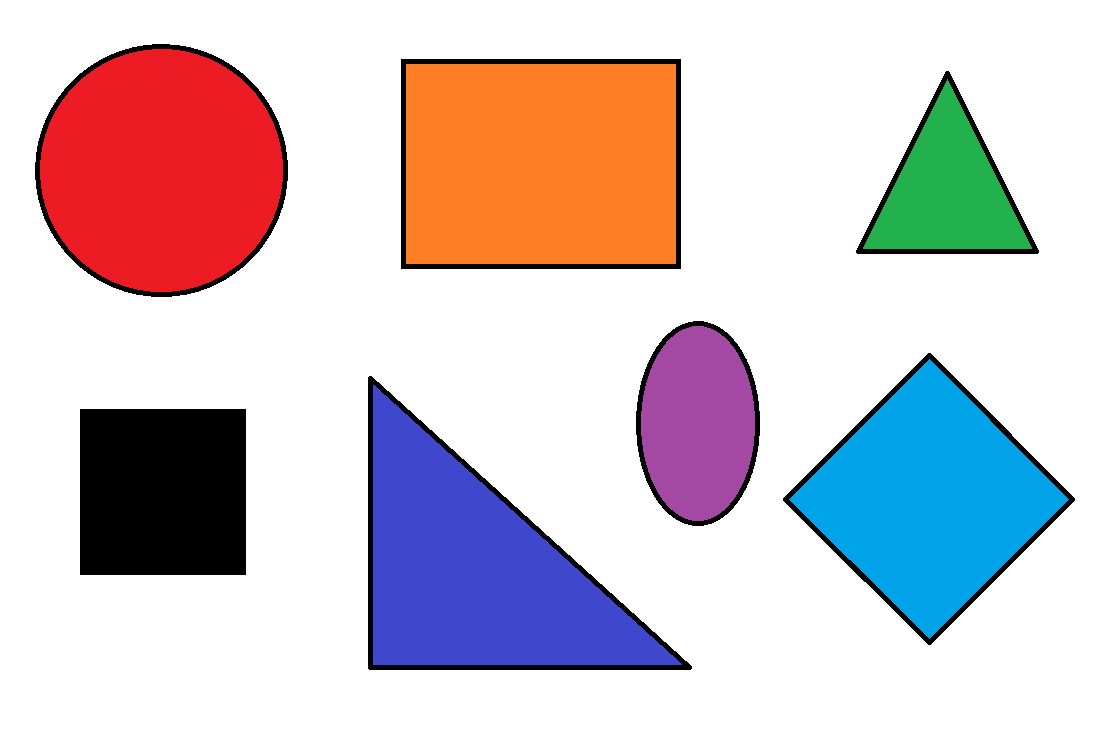
#> input picture test.png, 1109 x 740 px
$ jupyter execute wykrywanie_updated.ipynb
#> lines starting #> are read from the running program, lines starting #| are printed output that depends on the picture; after the words box and inside, x2 and y2 are one past the last pixel; in counts of white or black regions, pixels touching at a corner belong together
[cell 1]
import cv2
import numpy as np
import matplotlib.pyplot as plt

# 1. Wczytanie obrazu
image = cv2.imread('test.png')
#> image is the input picture: shape (740, 1109, 3); mean B, G, R 203.7, 198.6, 210

# Display the original image
plt.figure(figsize=(10, 10))
plt.title('Oryginalny obraz')
plt.imshow(cv2.cvtColor(image, cv2.COLOR_BGR2RGB))
plt.axis('off')
plt.show()

[cell 2]
# 2. Konwersja do skali szarości
gray = cv2.cvtColor(image, cv2.COLOR_BGR2GRAY)
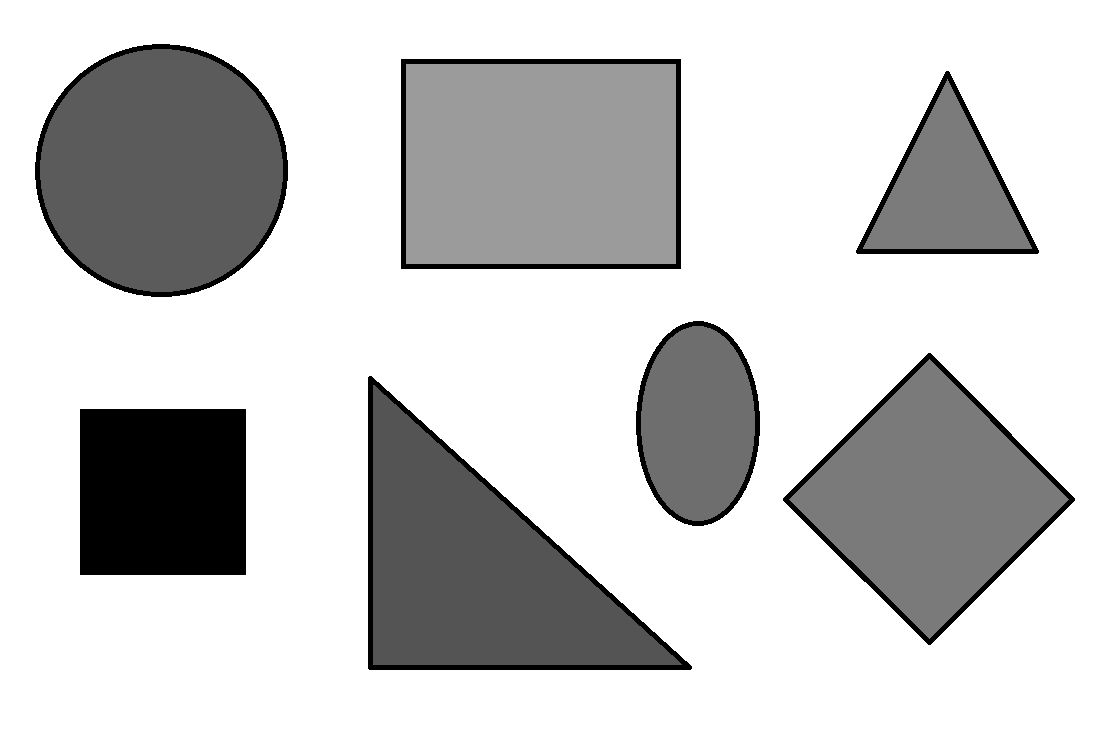
#> gray: shape (740, 1109); min 0, max 255, mean 202.5
plt.figure(figsize=(10, 10))
plt.title('Skala szarości')
plt.imshow(gray, cmap='gray')
plt.axis('off')
plt.show()

[cell 3]
# 2.1 Filtracja wstępna
filtered = cv2.GaussianBlur(gray, (5, 5), 0)
plt.figure(figsize=(10, 10))
plt.title('Wygładzony obraz')
plt.imshow(filtered, cmap='gray')
plt.axis('off')
plt.show()

[cell 4]
# 2.2 Binaryzacja
_, binary = cv2.threshold(filtered, 127, 255, cv2.THRESH_BINARY_INV)
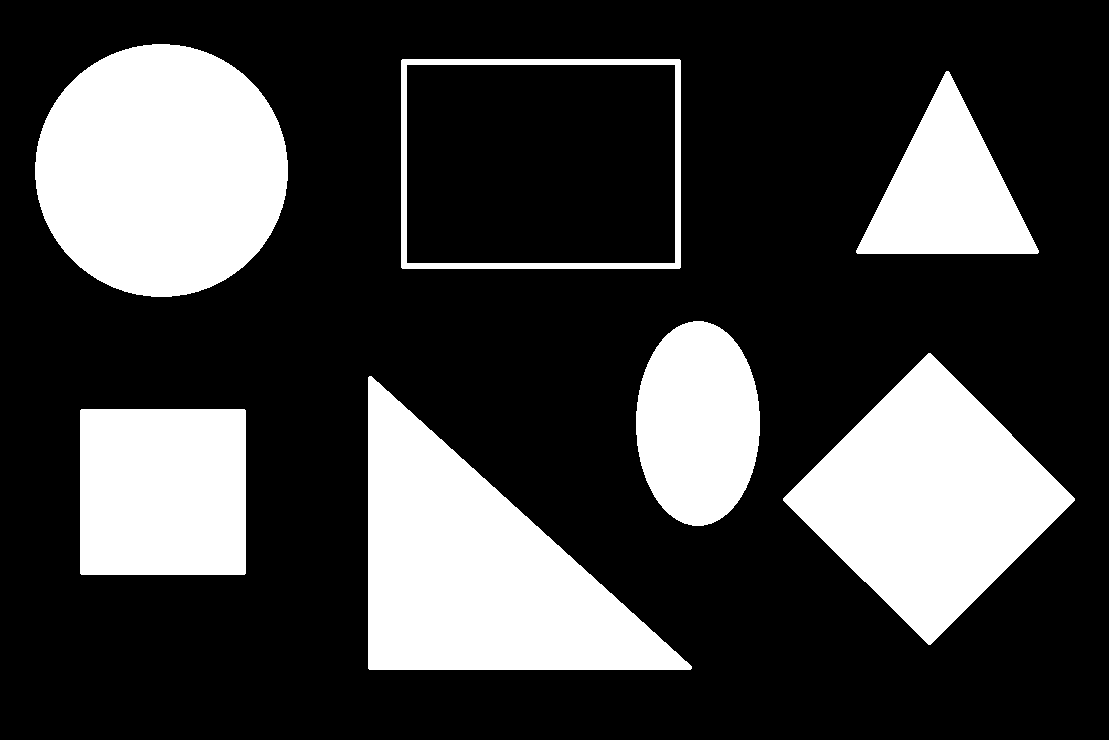
#> binary: shape (740, 1109); 25.9% white; 7 white regions
plt.figure(figsize=(10, 10))
plt.title('Binaryzacja')
plt.imshow(binary, cmap='gray')
plt.axis('off')
plt.show()

[cell 5]
# 3. Wyszukanie konturów
contours, _ = cv2.findContours(binary, cv2.RETR_TREE, cv2.CHAIN_APPROX_SIMPLE)
#> contours = 8 contours; box (x1, y1, x2, y2) and area: (401, 59, 681, 269) 58309, (406, 64, 676, 264) 53529, (35, 44, 288, 297) 49847, (368, 376, 692, 670) 48232, (783, 353, 1075, 645) 42938, (80, 409, 246, 575) 27223, (636, 321, 760, 526) 19728, (856, 71, 1039, 254) 17013
contour_image = np.copy(image)
cv2.drawContours(contour_image, contours, -1, (0, 255, 0), 2)
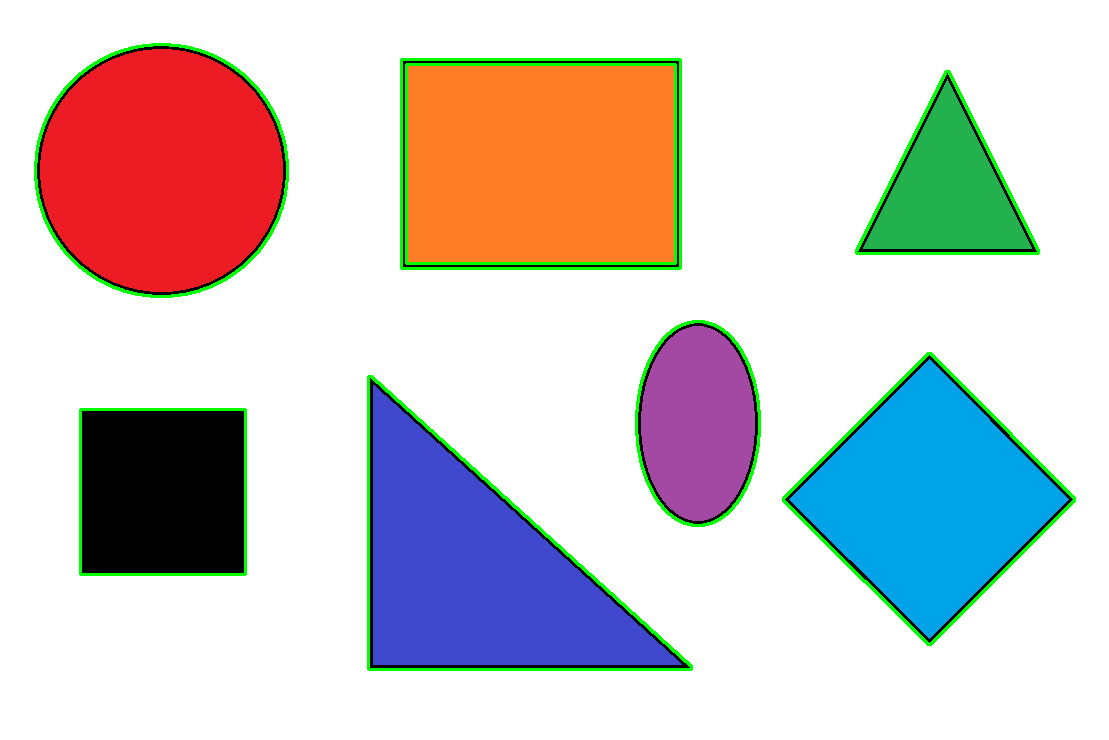
#> contour_image: shape (740, 1109, 3); 2.5% of pixels changed, all inside (x1, y1, x2, y2) = (34, 43, 1076, 671)
plt.figure(figsize=(10, 10))
plt.title('Kontury')
plt.imshow(cv2.cvtColor(contour_image, cv2.COLOR_BGR2RGB))
plt.axis('off')
plt.show()

# Testowanie różnych wartości mode i method dla findContours
contours_list = []
methods = [(cv2.RETR_EXTERNAL, cv2.CHAIN_APPROX_NONE), (cv2.RETR_EXTERNAL, cv2.CHAIN_APPROX_SIMPLE),
           (cv2.RETR_TREE, cv2.CHAIN_APPROX_NONE), (cv2.RETR_TREE, cv2.CHAIN_APPROX_SIMPLE)]

for mode, method in methods:
    contours, _ = cv2.findContours(binary, mode, method)
    contour_image = np.copy(image)
    cv2.drawContours(contour_image, contours, -1, (0, 255, 0), 2)
    contours_list.append((mode, method, contour_image))
#> after the loop, contours_list = 4 items

# Display contours with different methods
for i, (mode, method, contour_image) in enumerate(contours_list):
    plt.figure(figsize=(10, 10))
    plt.title(f'Kontury (mode={mode}, method={method})')
    plt.imshow(cv2.cvtColor(contour_image, cv2.COLOR_BGR2RGB))
    plt.axis('off')
    plt.show()
#> this loop made 4 passes
#> (mode, method) on passes 1 to 4: (0, 1), (0, 2), (3, 1), (3, 2)
#> pass 1, `plt.show()`:
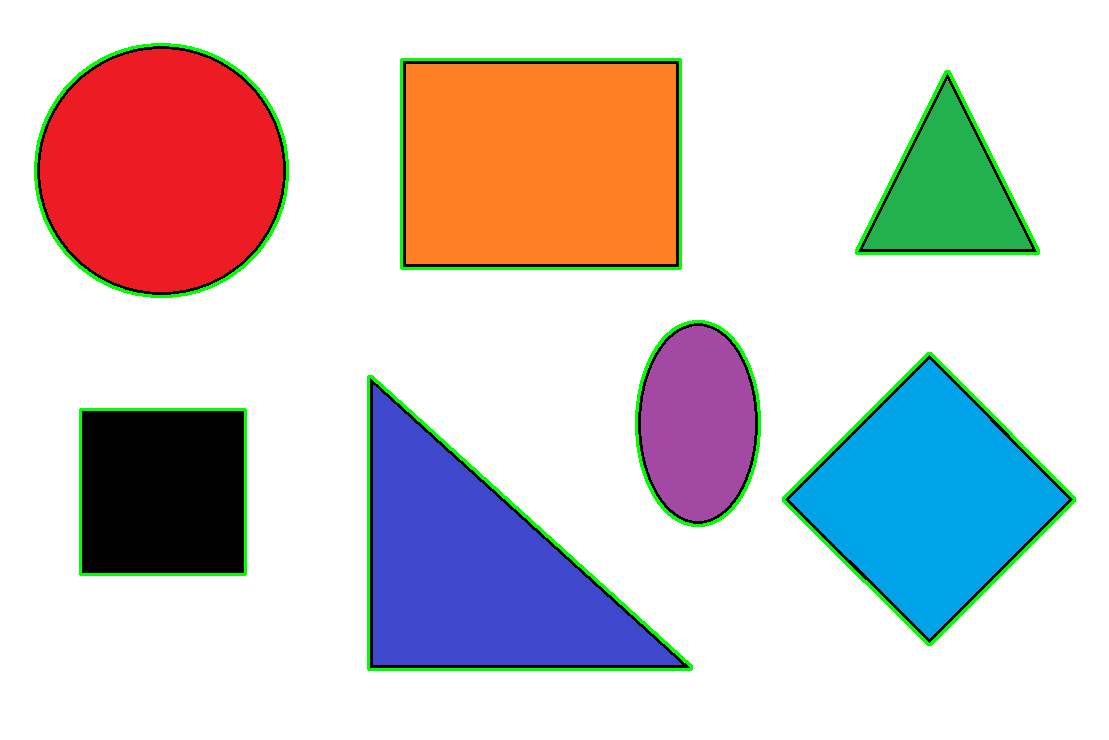
#> shown: shape (740, 1109, 3); mean R, G, B 208, 202.1, 201.7

[cell 6]
# 4. Aproksymacja konturów i identyfikacja kształtów
approx_image = np.copy(image)
for contour in contours:
    epsilon = 0.01 * cv2.arcLength(contour, True)
    approx = cv2.approxPolyDP(contour, epsilon, True)

    # Rozpoznawanie kształtów na podstawie liczby wierzchołków
    vertices = len(approx)
    shape = "Nieznany"
    if vertices == 3:
        shape = "Trójkąt"
    elif vertices == 4:
        x, y, w, h = cv2.boundingRect(approx)
        if abs(w - h) <= 3:
            shape = "Kwadrat"
        else:
            shape = "Prostokąt"
    elif vertices > 4:
        (x, y), (MA, ma), angle = cv2.fitEllipse(contour)
        aspect_ratio = MA / ma
        if abs(aspect_ratio - 1) < 0.1:
            shape = "Okrąg"
        else:
            shape = "Elipsa"

    # Rysowanie aproksymowanego konturu i nazwy kształtu
    cv2.drawContours(approx_image, [approx], -1, (0, 255, 0), 2)
    x, y = approx[0][0]
    cv2.putText(approx_image, shape, (x, y - 10), cv2.FONT_HERSHEY_SIMPLEX, 0.5, (0, 255, 0), 2)
#> this loop made 8 passes
#> (epsilon, vertices, shape, MA, ma, angle) on passes 4, 8: (5.51, 13, 'Elipsa', 123, 204.1, 0.00752), (8.35, 16, 'Okrąg', 251.9, 251.9, 138.9)
#> (epsilon, approx, vertices, shape, w, h) on passes 1, 3, 6, 7: (6.58, [[81, 409], [80, 573], [244, 574], [245, 410]], 4, 'Kwadrat', 166, 166), (8.26, [[928, 353], [783, 500], [930, 644], [1074, 498]], 4, 'Kwadrat', 292, 292), (9.74, [[401, 60], [402, 268], [680, 267], [679, 59]], 4, 'Prostokąt', 280, 210), (9.34, [[406, 65], [674, 64], [675, 262], [407, 263]], 4, 'Prostokąt', 270, 200)
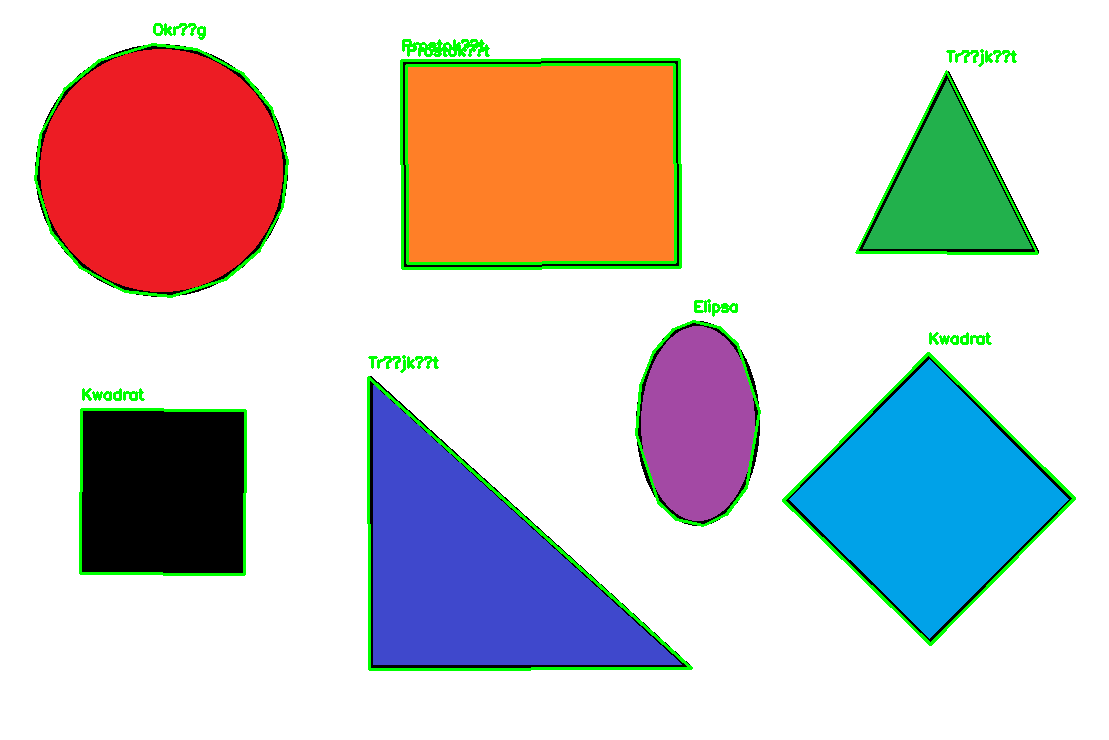
#> approx_image: shape (740, 1109, 3); 2.73% of pixels changed, all inside (x1, y1, x2, y2) = (34, 23, 1076, 671)

plt.figure(figsize=(10, 10))
plt.title('Aproksymacja konturów i identyfikacja kształtów')
plt.imshow(cv2.cvtColor(approx_image, cv2.COLOR_BGR2RGB))
plt.axis('off')
plt.show()
